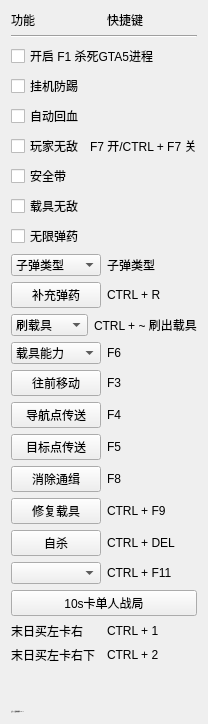
     <widget class="QWidget" name="tab_1">
      <attribute name="title">
       <string>常用</string>
      </attribute>
      <layout class="QGridLayout" name="gridLayout_6">
       <item row="14" column="0" colspan="2">
        <layout class="QHBoxLayout" name="horizontalLayout_4">
         <item>
          <widget class="QPushButton" name="pushButton_fillCurrentAmmo">
           <property name="styleSheet">
            <string notr="true"/>
           </property>
           <property name="text">
            <string>补充弹药</string>
           </property>
           <property name="autoDefault">
            <bool>false</bool>
           </property>
           <property name="default">
            <bool>false</bool>
           </property>
           <property name="flat">
            <bool>false</bool>
           </property>
          </widget>
         </item>
         <item>
          <widget class="QLabel" name="label_8">
           <property name="text">
            <string>CTRL + R</string>
           </property>
          </widget>
         </item>
        </layout>
       </item>
       <item row="6" column="0" colspan="2">
        <layout class="QHBoxLayout" name="horizontalLayout_2">
         <item>
          <widget class="QCheckBox" name="checkBox_godMode">
           <property name="text">
            <string>玩家无敌</string>
           </property>
          </widget>
         </item>
         <item>
          <widget class="QLabel" name="label_7">
           <property name="text">
            <string>F7 开/CTRL + F7 关</string>
           </property>
          </widget>
         </item>
        </layout>
       </item>
       <item row="28" column="0" colspan="2">
        <layout class="QHBoxLayout" name="horizontalLayout_11">
         <item>
          <widget class="QComboBox" name="comboBox_session"/>
         </item>
         <item>
          <widget class="QLabel" name="label_14">
           <property name="text">
            <string>CTRL + F11</string>
           </property>
          </widget>
         </item>
        </layout>
       </item>
       <item row="19" column="0" colspan="2">
        <layout class="QHBoxLayout" name="horizontalLayout_3">
         <item>
          <widget class="QPushButton" name="pushButton_teleportToObjective">
           <property name="text">
            <string>目标点传送</string>
           </property>
          </widget>
         </item>
         <item>
          <widget class="QLabel" name="label_5">
           <property name="text">
            <string>F5</string>
           </property>
          </widget>
         </item>
        </layout>
       </item>
       <item row="10" column="0">
        <widget class="QCheckBox" name="checkBox_vehicleGodMode">
         <property name="text">
          <string>载具无敌</string>
         </property>
        </widget>
       </item>
       <item row="20" column="0" colspan="2">
        <layout class="QHBoxLayout" name="horizontalLayout_8">
         <item>
          <widget class="QPushButton" name="pushButton_noCops">
           <property name="text">
            <string>消除通缉</string>
           </property>
          </widget>
         </item>
         <item>
          <widget class="QLabel" name="label_11">
           <property name="text">
            <string>F8</string>
           </property>
          </widget>
         </item>
        </layout>
       </item>
       <item row="30" column="0" colspan="2">
        <layout class="QHBoxLayout" name="horizontalLayout_13">
         <item>
          <widget class="QLabel" name="label_3">
           <property name="text">
            <string>末日买左卡右</string>
           </property>
          </widget>
         </item>
         <item>
          <widget class="QLabel" name="label_16">
           <property name="text">
            <string>CTRL + 1</string>
           </property>
          </widget>
         </item>
        </layout>
       </item>
       <item row="29" column="0" colspan="2">
        <layout class="QHBoxLayout" name="horizontalLayout_12">
         <item>
          <widget class="QPushButton" name="pushButton_solo">
           <property name="text">
            <string>10s卡单人战局</string>
           </property>
          </widget>
         </item>
        </layout>
       </item>
       <item row="18" column="0" colspan="2">
        <layout class="QHBoxLayout" name="horizontalLayout_7">
         <item>
          <widget class="QPushButton" name="pushButton_teleportToWaypoint">
           <property name="text">
            <string>导航点传送</string>
           </property>
          </widget>
         </item>
         <item>
          <widget class="QLabel" name="label_10">
           <property name="text">
            <string>F4</string>
           </property>
          </widget>
         </item>
        </layout>
       </item>
       <item row="4" column="0">
        <widget class="QCheckBox" name="checkBox_autoCure">
         <property name="enabled">
          <bool>true</bool>
         </property>
         <property name="text">
          <string>自动回血</string>
         </property>
        </widget>
       </item>
       <item row="22" column="0" colspan="2">
        <layout class="QHBoxLayout" name="horizontalLayout">
         <item>
          <widget class="QPushButton" name="pushButton_vehicleRepairing">
           <property name="text">
            <string>修复载具</string>
           </property>
          </widget>
         </item>
         <item>
          <widget class="QLabel" name="label_6">
           <property name="text">
            <string>CTRL + F9</string>
           </property>
          </widget>
         </item>
        </layout>
       </item>
       <item row="31" column="0" colspan="2">
        <layout class="QHBoxLayout" name="horizontalLayout_14">
         <item>
          <widget class="QLabel" name="label_4">
           <property name="text">
            <string>末日买左卡右下</string>
           </property>
          </widget>
         </item>
         <item>
          <widget class="QLabel" name="label_17">
           <property name="text">
            <string>CTRL + 2</string>
           </property>
          </widget>
         </item>
        </layout>
       </item>
       <item row="12" column="0">
        <widget class="QCheckBox" name="checkBox_infiniteAmmo">
         <property name="text">
          <string>无限弹药</string>
         </property>
        </widget>
       </item>
       <item row="16" column="0" colspan="2">
        <layout class="QHBoxLayout" name="horizontalLayout_6">
         <item>
          <widget class="QComboBox" name="comboBox_vehicleAbilities">
           <item>
            <property name="text">
             <string>载具能力</string>
            </property>
           </item>
          </widget>
         </item>
         <item>
          <widget class="QLabel" name="label_9">
           <property name="text">
            <string>F6</string>
           </property>
          </widget>
         </item>
        </layout>
       </item>
       <item row="1" column="0" colspan="2">
        <widget class="Line" name="line">
         <property name="orientation">
          <enum>Qt::Horizontal</enum>
         </property>
        </widget>
       </item>
       <item row="26" column="0" colspan="2">
        <layout class="QHBoxLayout" name="horizontalLayout_9">
         <item>
          <widget class="QPushButton" name="pushButton_killYourself">
           <property name="text">
            <string>自杀</string>
           </property>
          </widget>
         </item>
         <item>
          <widget class="QLabel" name="label_12">
           <property name="text">
            <string>CTRL + DEL</string>
           </property>
          </widget>
         </item>
        </layout>
       </item>
       <item row="0" column="0">
        <widget class="QLabel" name="label">
         <property name="cursor">
          <cursorShape>ArrowCursor</cursorShape>
         </property>
         <property name="text">
          <string>功能</string>
         </property>
        </widget>
       </item>
       <item row="33" column="0" colspan="2">
        <spacer name="verticalSpacer">
         <property name="orientation">
          <enum>Qt::Vertical</enum>
         </property>
         <property name="sizeHint" stdset="0">
          <size>
           <width>20</width>
           <height>40</height>
          </size>
         </property>
        </spacer>
       </item>
       <item row="2" column="0" colspan="2">
        <widget class="QCheckBox" name="checkBox_killGTA">
         <property name="text">
          <string>开启 F1 杀死GTA5进程</string>
         </property>
        </widget>
       </item>
       <item row="3" column="0">
        <widget class="QCheckBox" name="checkBox_antiAFK">
         <property name="text">
          <string>挂机防踢</string>
         </property>
        </widget>
       </item>
       <item row="34" column="0" colspan="2">
        <widget class="QLabel" name="label_22">
         <property name="font">
          <font>
           <family>思源黑体 常规</family>
           <pointsize>-1</pointsize>
           <italic>true</italic>
          </font>
         </property>
         <property name="text">
          <string>末日3卡 试验场情报 CTRL + 2</string>
         </property>
        </widget>
       </item>
       <item row="7" column="0" colspan="2">
        <widget class="QCheckBox" name="checkBox_seatbelt">
         <property name="text">
          <string>安全带</string>
         </property>
        </widget>
       </item>
       <item row="0" column="1">
        <widget class="QLabel" name="label_2">
         <property name="text">
          <string>快捷键</string>
         </property>
        </widget>
       </item>
       <item row="13" column="0" colspan="2">
        <layout class="QHBoxLayout" name="horizontalLayout_22">
         <item>
          <widget class="QComboBox" name="comboBox_weaponAmmoType">
           <item>
            <property name="text">
             <string>子弹类型</string>
            </property>
           </item>
          </widget>
         </item>
         <item>
          <widget class="QLabel" name="label_27">
           <property name="text">
            <string>子弹类型</string>
           </property>
          </widget>
         </item>
        </layout>
       </item>
       <item row="15" column="0" colspan="2">
        <layout class="QHBoxLayout" name="horizontalLayout_10">
         <item>
          <widget class="QComboBox" name="comboBox_vehicles">
           <item>
            <property name="text">
             <string>刷载具</string>
            </property>
           </item>
          </widget>
         </item>
         <item>
          <widget class="QLabel" name="label_26">
           <property name="text">
            <string>CTRL + ~ 刷出载具</string>
           </property>
          </widget>
         </item>
        </layout>
       </item>
       <item row="17" column="0" colspan="2">
        <layout class="QHBoxLayout" name="horizontalLayout_5">
         <item>
          <widget class="QPushButton" name="pushButton_moveForward">
           <property name="text">
            <string>往前移动</string>
           </property>
          </widget>
         </item>
         <item>
          <widget class="QLabel" name="label_38">
           <property name="text">
            <string>F3</string>
           </property>
          </widget>
         </item>
        </layout>
       </item>
      </layout>
     </widget>
